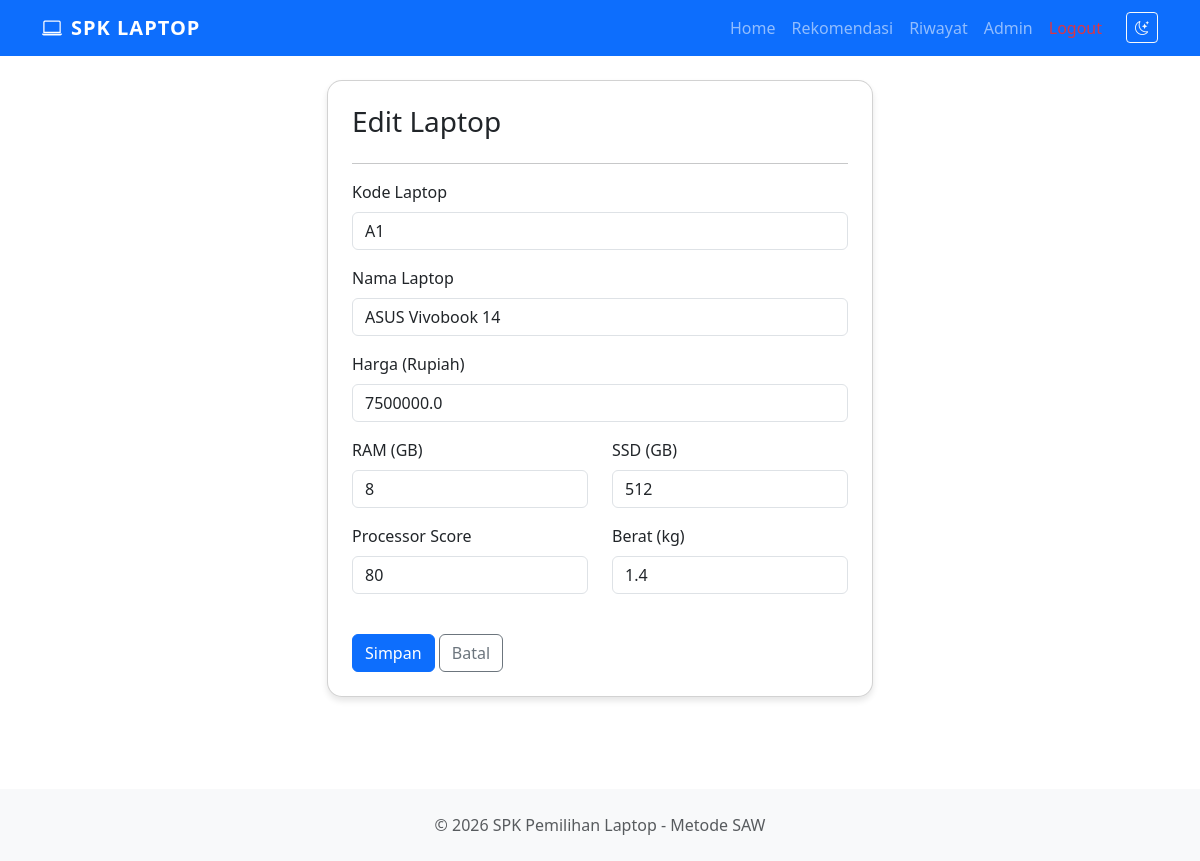
The app's page /admin/laptop/edit/1 (signed in) with its own data.
### models.py (models this page shows, shortened)
class Laptop(db.Model):
    __tablename__ = 'laptop'
    id = db.Column(db.Integer, primary_key=True)
    kode = db.Column(db.String(10), unique=True, nullable=False)
    nama_laptop = db.Column(db.String(100), nullable=False)
    harga = db.Column(db.Float, nullable=False)
    ram = db.Column(db.Integer, nullable=False)
    ssd = db.Column(db.Integer, nullable=False)
    processor_score = db.Column(db.Integer, nullable=False)
    berat = db.Column(db.Float, nullable=False)

### routes/admin.py (the view, shortened to what this page needs)
@admin_bp.route('/laptop/edit/<int:id>', methods=['GET', 'POST'])
def laptop_edit(id):
    laptop = Laptop.query.get_or_404(id)
    return render_template('admin/laptop_form.html', laptop=laptop, action='Edit')

### routes/admin.py (called while the page is built)
@admin_bp.before_request
def check_admin():
    if session.get('role') != 'admin':
        flash('Anda tidak memiliki akses ke halaman admin', 'danger')
        return redirect(url_for('auth.login'))

### templates/admin/laptop_form.html
{% extends 'base.html' %}
{% block content %}
<div class="container">
    <div class="row justify-content-center">
        <div class="col-md-6">
            <div class="card p-4">
                <h3>{{ action }} Laptop</h3>
                <hr>
                <form method="POST">
                    <div class="mb-3">
                        <label class="form-label">Kode Laptop</label>
                        <input type="text" name="kode" class="form-control" value="{{ laptop.kode if laptop else '' }}" required>
                    </div>
                    <div class="mb-3">
                        <label class="form-label">Nama Laptop</label>
                        <input type="text" name="nama_laptop" class="form-control" value="{{ laptop.nama_laptop if laptop else '' }}" required>
                    </div>
                    <div class="mb-3">
                        <label class="form-label">Harga (Rupiah)</label>
                        <input type="number" name="harga" class="form-control" value="{{ laptop.harga if laptop else '' }}" required>
                    </div>
                    <div class="row">
                        <div class="col-md-6 mb-3">
                            <label class="form-label">RAM (GB)</label>
                            <input type="number" name="ram" class="form-control" value="{{ laptop.ram if laptop else '' }}" required>
                        </div>
                        <div class="col-md-6 mb-3">
                            <label class="form-label">SSD (GB)</label>
                            <input type="number" name="ssd" class="form-control" value="{{ laptop.ssd if laptop else '' }}" required>
                        </div>
                    </div>
                    <div class="row">
                        <div class="col-md-6 mb-3">
                            <label class="form-label">Processor Score</label>
                            <input type="number" name="processor_score" class="form-control" value="{{ laptop.processor_score if laptop else '' }}" required>
                        </div>
                        <div class="col-md-6 mb-3">
                            <label class="form-label">Berat (kg)</label>
                            <input type="number" step="0.01" name="berat" class="form-control" value="{{ laptop.berat if laptop else '' }}" required>
                        </div>
                    </div>
                    <div class="mt-4">
                        <button type="submit" class="btn btn-primary">Simpan</button>
                        <a href="{{ url_for('admin.laptop_index') }}" class="btn btn-outline-secondary">Batal</a>
                    </div>
                </form>
            </div>
        </div>
    </div>
</div>
{% endblock %}

### templates/base.html (style rules this page uses)
:root { --primary-color: #0d6efd; --secondary-color: #6c757d; }
body { font-family: 'Segoe UI', Tahoma, Geneva, Verdana, sans-serif; transition: background-color 0.3s, color 0.3s; }
.card { border-radius: 15px; box-shadow: 0 4px 6px rgba(0,0,0,0.1); margin-bottom: 20px; }

### records on screen
Laptop: kode "A1", nama_laptop "ASUS Vivobook 14", harga "7500000.0", ram "8", ssd "512", processor_score "80", berat "1.4"

### other values on screen
{{ action }} "Edit"
